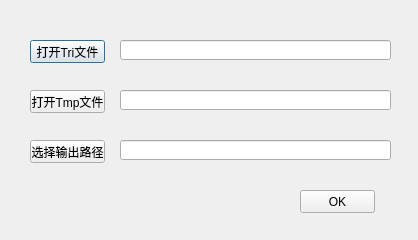
<?xml version="1.0" encoding="UTF-8"?>
<ui version="4.0">
 <class>Target2PltDlg</class>
 <widget class="QDialog" name="Target2PltDlg">
  <property name="geometry">
   <rect>
    <x>0</x>
    <y>0</y>
    <width>418</width>
    <height>240</height>
   </rect>
  </property>
  <property name="windowTitle">
   <string>目标转plt</string>
  </property>
  <widget class="QPushButton" name="pushButton_Tri">
   <property name="geometry">
    <rect>
     <x>30</x>
     <y>40</y>
     <width>75</width>
     <height>23</height>
    </rect>
   </property>
   <property name="text">
    <string>打开Tri文件</string>
   </property>
  </widget>
  <widget class="QPushButton" name="pushButton_Tmp">
   <property name="geometry">
    <rect>
     <x>30</x>
     <y>90</y>
     <width>75</width>
     <height>23</height>
    </rect>
   </property>
   <property name="text">
    <string>打开Tmp文件</string>
   </property>
  </widget>
  <widget class="QPushButton" name="pushButton_OutPlt">
   <property name="geometry">
    <rect>
     <x>30</x>
     <y>140</y>
     <width>75</width>
     <height>23</height>
    </rect>
   </property>
   <property name="text">
    <string>选择输出路径</string>
   </property>
  </widget>
  <widget class="QLineEdit" name="lineEdit_Tri">
   <property name="geometry">
    <rect>
     <x>120</x>
     <y>40</y>
     <width>271</width>
     <height>20</height>
    </rect>
   </property>
  </widget>
  <widget class="QLineEdit" name="lineEdit_Tmp">
   <property name="geometry">
    <rect>
     <x>120</x>
     <y>90</y>
     <width>271</width>
     <height>20</height>
    </rect>
   </property>
  </widget>
  <widget class="QLineEdit" name="lineEdit_OutPlt">
   <property name="geometry">
    <rect>
     <x>120</x>
     <y>140</y>
     <width>271</width>
     <height>20</height>
    </rect>
   </property>
  </widget>
  <widget class="QPushButton" name="pushButton_OK">
   <property name="geometry">
    <rect>
     <x>300</x>
     <y>190</y>
     <width>75</width>
     <height>23</height>
    </rect>
   </property>
   <property name="text">
    <string>OK</string>
   </property>
  </widget>
 </widget>
 <layoutdefault spacing="6" margin="11"/>
 <resources/>
 <connections>
  <connection>
   <sender>pushButton_Tri</sender>
   <signal>clicked()</signal>
   <receiver>Target2PltDlg</receiver>
   <slot>slotOpenTri()</slot>
   <hints>
    <hint type="sourcelabel">
     <x>80</x>
     <y>53</y>
    </hint>
    <hint type="destinationlabel">
     <x>137</x>
     <y>73</y>
    </hint>
   </hints>
  </connection>
  <connection>
   <sender>pushButton_Tmp</sender>
   <signal>clicked()</signal>
   <receiver>Target2PltDlg</receiver>
   <slot>slotOpenTmp()</slot>
   <hints>
    <hint type="sourcelabel">
     <x>78</x>
     <y>103</y>
    </hint>
    <hint type="destinationlabel">
     <x>101</x>
     <y>117</y>
    </hint>
   </hints>
  </connection>
  <connection>
   <sender>pushButton_OutPlt</sender>
   <signal>clicked()</signal>
   <receiver>Target2PltDlg</receiver>
   <slot>slotOpenOutputFile()</slot>
   <hints>
    <hint type="sourcelabel">
     <x>76</x>
     <y>152</y>
    </hint>
    <hint type="destinationlabel">
     <x>95</x>
     <y>177</y>
    </hint>
   </hints>
  </connection>
  <connection>
   <sender>pushButton_OK</sender>
   <signal>clicked()</signal>
   <receiver>Target2PltDlg</receiver>
   <slot>slotOK()</slot>
   <hints>
    <hint type="sourcelabel">
     <x>342</x>
     <y>198</y>
    </hint>
    <hint type="destinationlabel">
     <x>281</x>
     <y>178</y>
    </hint>
   </hints>
  </connection>
 </connections>
 <slots>
  <slot>slotOpenTri()</slot>
  <slot>slotOpenTmp()</slot>
  <slot>slotOpenOutputFile()</slot>
  <slot>slotOK()</slot>
 </slots>
</ui>
